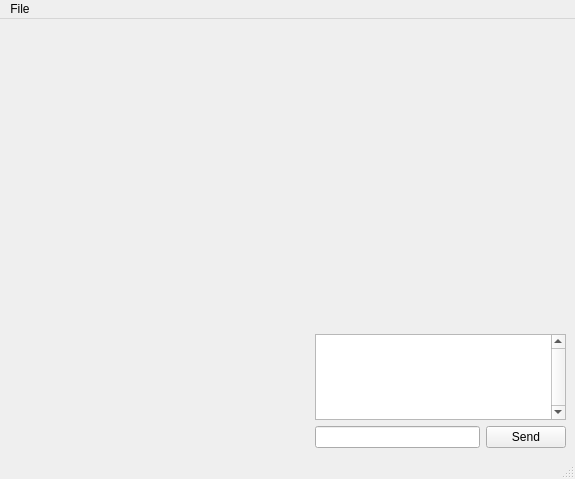
<?xml version="1.0" encoding="UTF-8"?>
<ui version="4.0">
 <class>MainWindow</class>
 <widget class="QMainWindow" name="MainWindow">
  <property name="geometry">
   <rect>
    <x>0</x>
    <y>0</y>
    <width>575</width>
    <height>479</height>
   </rect>
  </property>
  <property name="windowTitle">
   <string>Ground Station</string>
  </property>
  <widget class="QWidget" name="centralwidget">
   <layout class="QGridLayout" name="gridLayout_2">
    <item row="0" column="4">
     <layout class="QGridLayout" name="gridLayout_5"/>
    </item>
    <item row="2" column="4">
     <layout class="QGridLayout" name="gridLayout">
      <item row="1" column="0">
       <widget class="QPlainTextEdit" name="consoleText">
        <property name="verticalScrollBarPolicy">
         <enum>Qt::ScrollBarAlwaysOn</enum>
        </property>
        <property name="horizontalScrollBarPolicy">
         <enum>Qt::ScrollBarAlwaysOff</enum>
        </property>
        <property name="readOnly">
         <bool>true</bool>
        </property>
        <property name="plainText">
         <string/>
        </property>
       </widget>
      </item>
      <item row="2" column="0">
       <layout class="QHBoxLayout" name="horizontalLayout_2">
        <item>
         <widget class="QLineEdit" name="commandEdit"/>
        </item>
        <item>
         <widget class="QPushButton" name="sendButton">
          <property name="text">
           <string>Send</string>
          </property>
         </widget>
        </item>
       </layout>
      </item>
     </layout>
    </item>
    <item row="0" column="0">
     <layout class="QVBoxLayout" name="verticalLayout_3">
      <property name="sizeConstraint">
       <enum>QLayout::SetMinimumSize</enum>
      </property>
      <item>
       <widget class="MplWidget" name="plotWidget" native="true">
        <property name="sizePolicy">
         <sizepolicy hsizetype="Expanding" vsizetype="Expanding">
          <horstretch>0</horstretch>
          <verstretch>0</verstretch>
         </sizepolicy>
        </property>
        <property name="minimumSize">
         <size>
          <width>300</width>
          <height>300</height>
         </size>
        </property>
        <property name="maximumSize">
         <size>
          <width>300</width>
          <height>300</height>
         </size>
        </property>
       </widget>
      </item>
     </layout>
    </item>
    <item row="2" column="0">
     <layout class="QGridLayout" name="gridLayout_6"/>
    </item>
   </layout>
  </widget>
  <widget class="QMenuBar" name="menubar">
   <property name="geometry">
    <rect>
     <x>0</x>
     <y>0</y>
     <width>575</width>
     <height>21</height>
    </rect>
   </property>
   <widget class="QMenu" name="menuSave">
    <property name="title">
     <string>File</string>
    </property>
    <addaction name="actionSave"/>
   </widget>
   <addaction name="menuSave"/>
  </widget>
  <widget class="QStatusBar" name="statusbar"/>
  <action name="actionSave">
   <property name="text">
    <string>Save</string>
   </property>
  </action>
 </widget>
 <customwidgets>
  <customwidget>
   <class>MplWidget</class>
   <extends>QWidget</extends>
   <header>qt_files.mplwidget.h</header>
   <container>1</container>
  </customwidget>
 </customwidgets>
 <resources/>
 <connections/>
</ui>
